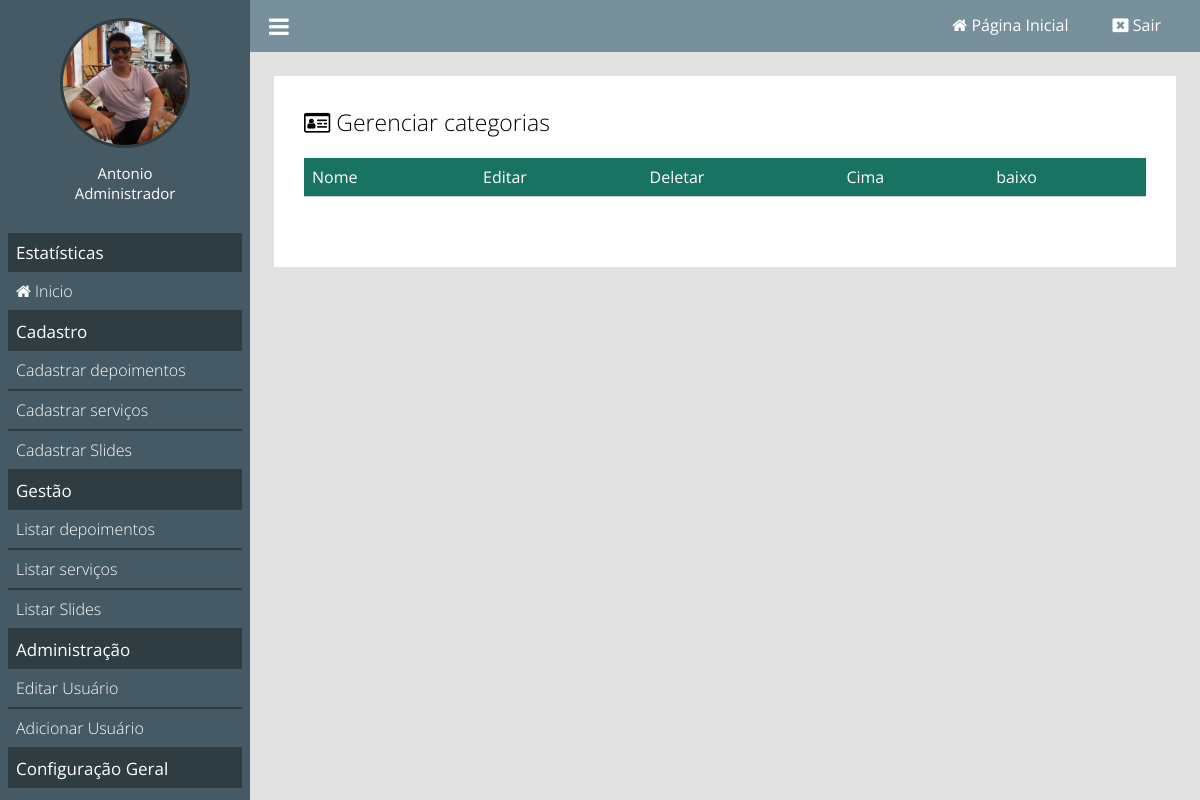
/painel/gerenciar-categorias (signed in), run on an earlier commit of the app's database.
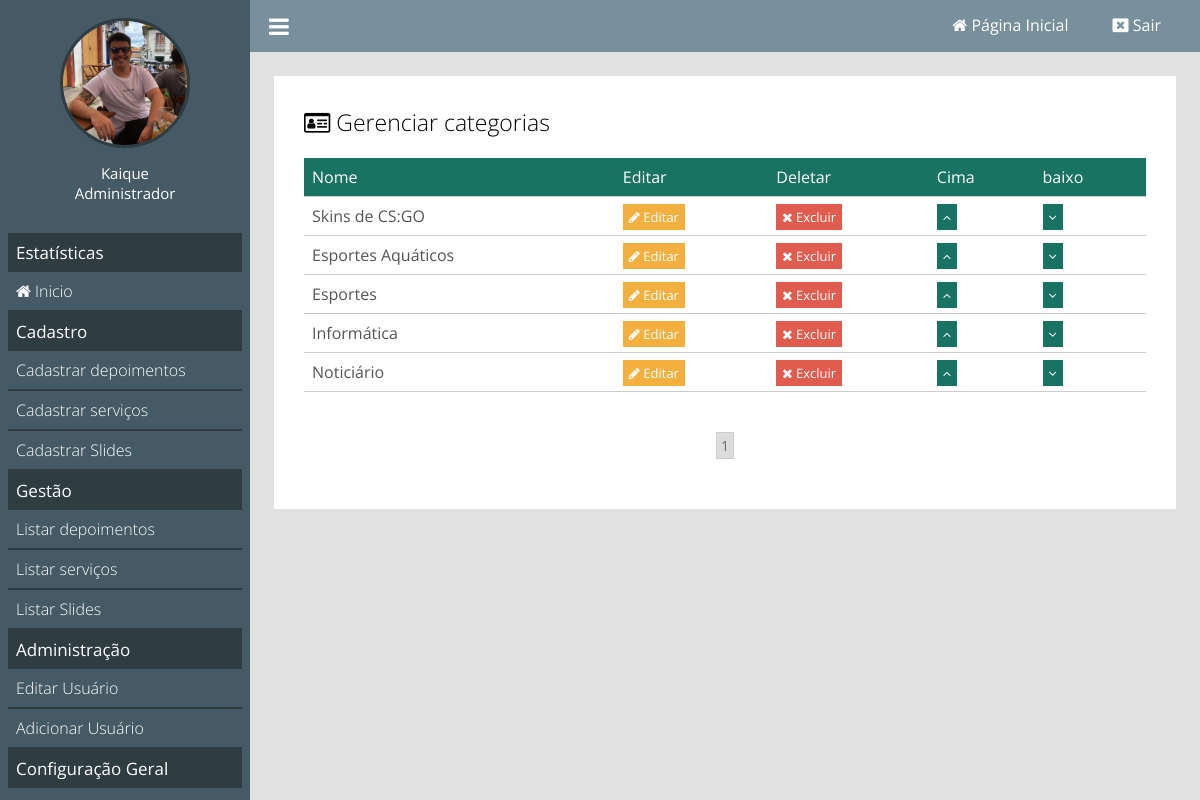
And on a later commit of the database.
### classes/MySql.php (called while the page is built)
<?php
	class MySql	{
		private static $pdo;
		public static function conectar(){
			if(self::$pdo == null){
				try{
					self::$pdo = new PDO('mysql:host='.HOST.';dbname='.DATABASE, USER, PASSWORD, array(PDO::MYSQL_ATTR_INIT_COMMAND => "SET NAMES utf8"));
					self::$pdo->setAttribute(PDO::ATTR_ERRMODE, PDO::ERRMODE_EXCEPTION);
				} catch(Exception $e){
					echo '<div class="box-erro">Erro ao se conectar</div>';
				}
			}
			return self::$pdo;
		}
	}
?>

### painel/pages/gerenciar-categorias.php (the view, shortened to what this page needs)
<?php
	$paginaAtual = isset($_GET['pagina']) ? (int)$_GET['pagina'] : 1;
	$porPagina = 5;
	$categoria = Painel::selectAll('tb_site.categorias',($paginaAtual - 1) * $porPagina,$porPagina);
?>
<div class="box-content">
	<h2><i class="fa fa-id-card-o"></i> Gerenciar categorias</h2>
	<div class="wraper-table">
	<table>
		<tr>
			<td>Nome</td>
			<td>Editar</td>
			<td>Deletar</td>
			<td>Cima</td>
			<td>baixo</td>
		</tr>
		<?php
			foreach ($categoria as $key => $value) {
		?>
			<tr>
				<td><?php echo $value['nome'];?></td>
				<td><a class="btn edit" href="<?php echo INCLUDE_PATH_PAINEL?>editar-categoria?id=<?php echo $value['id'];?>"><i class="fa fa-pencil"></i> Editar</a></td>
				<td><a actionBtn="delete" class="btn delete" href="<?php echo INCLUDE_PATH_PAINEL ?>gerenciar-categorias?excluir=<?php echo $value['id']; ?>"><i class="fa fa-times"></i> Excluir</a></td>
				<td><a class="btn order" href="<?php echo INCLUDE_PATH_PAINEL ?>gerenciar-categorias?order=up&id=<?php echo $value['id'] ?>"><i class="fa fa-angle-up"></i></a></td>
				<td><a class="btn order" href="<?php echo INCLUDE_PATH_PAINEL ?>gerenciar-categorias?order=down&id=<?php echo $value['id'] ?>"><i class="fa fa-angle-down"></i></a></td>
			</tr>
		<?php }?>
	</table>
	</div>
	<div class="paginacao">
		<?php
			$totalPaginas = ceil(count(Painel::selectAll('tb_site.categorias')) / $porPagina);
			for($i = 1; $i <= $totalPaginas; $i++){
				if($i == $paginaAtual)
					echo '<a class="page-selected" href="'.INCLUDE_PATH_PAINEL.'gerenciar-categorias?pagina='.$i.'">'.$i.'</a>';
				else
					echo '<a href="'.INCLUDE_PATH_PAINEL.'gerenciar-categorias?pagina='.$i.'">'.$i.'</a>';
			}
		?>
	</div>
</div>

### painel/index.php
<?php
	include ('../config.php');
	if(Painel::logado()==false){
		include('login.php');
	} else{
		include('main.php');
	}
?>

### painel/main.php (shortened to what this page needs)
<!DOCTYPE html>
<html>
    <head>
        <link href="<?php echo INCLUDE_PATH_PAINEL; ?>css/style.css" rel="stylesheet" />
        <link rel="stylesheet" href="https://cdnjs.cloudflare.com/ajax/libs/font-awesome/4.7.0/css/font-awesome.min.css">
    </head>
    <body>
    <div class="menu">
        <div class="menu-wraper">
            <div class="box-usuario">
                <?php
                    if($_SESSION['img'] == ''){
                ?>
                    <div class="avatar-usuario">
                        <i class="fa fa-user"></i>
                    </div>
                    <?php } else{ ?>
                        <div class="imagem-usuario">
                            <img src="<?php echo INCLUDE_PATH_PAINEL ?>uploads/<?php echo $_SESSION['img']; ?>" >
                        </div>
                    <?php }?>
                <div class="nome-usuario">
                    <p><?php echo $_SESSION['nome'];?></p>
                    <p><?php echo pegaCargo($_SESSION['cargo']);?></p>
                </div>
                <div class="items-menu">
                    <h2>Estatísticas</h2>
                    <a <?php selecionadoMenu(''); ?> href="<?php echo INCLUDE_PATH_PAINEL?>"><i class="fa fa-home"></i> Inicio</a>
                    <h2>Cadastro</h2>
                    <a <?php selecionadoMenu('cadastrar-depoimento'); ?>href="<?php echo INCLUDE_PATH_PAINEL ?>cadastrar-depoimento">Cadastrar depoimentos</a>
                    <a <?php selecionadoMenu('cadastrar-servico'); ?>href="<?php echo INCLUDE_PATH_PAINEL ?>cadastrar-servico">Cadastrar serviços</a>
                    <a <?php selecionadoMenu('cadastrar-slide'); ?>href="<?php echo INCLUDE_PATH_PAINEL ?>cadastrar-slide">Cadastrar Slides</a>
                    <h2>Gestão</h2>
                    <a <?php selecionadoMenu('listar-depoimento'); ?>href="<?php echo INCLUDE_PATH_PAINEL ?>listar-depoimento">Listar depoimentos</a>
                    <a <?php selecionadoMenu('listar-servico'); ?>href="<?php echo INCLUDE_PATH_PAINEL ?>listar-servico">Listar serviços</a>
                    <a <?php selecionadoMenu('listar-slide'); ?>href="<?php echo INCLUDE_PATH_PAINEL ?>listar-slide">Listar Slides</a>
                    <h2>Administração</h2>
                    <a <?php selecionadoMenu('editar-usuario'); ?>href="<?php echo INCLUDE_PATH_PAINEL ?>editar-usuario">Editar Usuário</a>
                    <a <?php selecionadoMenu('adicionar-usuario'); ?> <?php verificaPermissaoMenu(2); ?> href="<?php echo INCLUDE_PATH_PAINEL ?>adicionar-usuario">Adicionar Usuário</a>
                    <h2>Configuração Geral</h2>
                    <a <?php selecionadoMenu('editar-site'); ?>href="<?php echo INCLUDE_PATH_PAINEL ?>editar-site">Editar</a>
                </div>
            </div>
        </div>
    </div>
        <header>
            <div class="center">
                <div class="menu-btn">
                    <i class="fa fa-bars"></i>
                </div>
                <div class="loggout">
                    <a  <?php if(@$_GET['url'] ==''){ ?> style="background: #60727a; padding: 15px;" <?php } ?> href="<?php echo INCLUDE_PATH_PAINEL?>"><i class="fa fa-home"></i> Página Inicial</a>
                    <a href="<?php echo INCLUDE_PATH_PAINEL?>?loggout"><i class="fa fa-window-close"></i> <span>Sair </span></a>
                </div>
            </div>
        </header>
        <div class="content">
        <?php Painel::carregarPagina();?>
        </div>
    </body>
</html>

### config.php (shortened to what this page needs)
<?php
	function pegaCargo($indice){
		return Painel::$cargos[$indice];
	}
	function selecionadoMenu($par){
		$url = explode('/',@$_GET['url'])[0];
		if ($url == $par){
			echo 'class="menu-active"';
		}
	}
	function verificaPermissaoMenu($permissao){
		if ($_SESSION['cargo'] >= $permissao) {
			return;
		} else {
			echo 'style="display:none;"';
		}
	}
?>

### classes/Painel.php (shortened to what this page needs)
<?php
	class Painel{
		public static function logado(){
			return isset($_SESSION['login']) ? true : false;
		}
		public static function carregarPagina(){
			if(isset($_GET['url'])){
				$url = explode('/',$_GET['url']);
				if(file_exists('pages/'.$url[0].'.php')){
					include('pages/'.$url[0].'.php');
				} else{
					header('Location: '.INCLUDE_PATH_PAINEL);
				}
			} else {
				include('pages/home.php');
			}
		}
		public static function selectAll($tabela,$start = null,$end = null){
		    if($start == null && $end == null)
		        $sql = MySql::conectar()->prepare("SELECT * FROM `$tabela` ORDER BY order_id ASC");
		    else
		        $sql = MySql::conectar()->prepare("SELECT * FROM `$tabela` ORDER BY order_id ASC LIMIT $start,$end");
		    $sql->execute();
		    return $sql->fetchAll();
		}
	}
?>

### painel/css/style.css (style rules this page uses)
* { margin: 0; padding: 0; box-sizing: border-box; font-family: "Open Sans"; }
html, body { height: 100%; background: rgb(225, 225, 225); }
body { overflow-x: hidden; }
.center { padding:0 2%;margin:0 auto; }
.loggout { float: right; }
.loggout a { padding: 0 20px; position: relative; top: 4px; text-decoration: none; color: white; font-size: 16px; }
.loggout a > span { font-size: 16px; text-decoration: none; }
.menu-btn { float: left; cursor: pointer; font-size: 23px; color: white; }
.menu-wraper { width:250px; }
div.menu { overflow-x:hidden; overflow-y: auto; height: 100%; padding:10px 0; position: fixed; left: 0; top: 0; background: #455a64; float: left; width: 250px; }
header { position: relative; left: 250px; padding: 10px 0; background: #78909c; width: calc(100% - 250px); }
.content { width: calc(100% - 250px); position: relative; left: 250px; padding: 2%; }
.items-menu { margin-top: 30px; }
.items-menu h2 { text-align: left; font-weight: normal; font-size: 17px; background: #2F3D42; color: white; padding:8px; }
.items-menu a { display: block; text-align: left; padding: 8px; font-weight: 300; font-size: 16px; text-decoration: none; color: white; border-bottom: 2px solid #2F3D42; }
div.box-usuario { padding: 8px; text-align: center; }
.imagem-usuario { display: inline-block; width: 130px; height: 130px; position: relative; border-radius: 50%; border: 3px solid #2F3D42; }
.imagem-usuario img { position: absolute; left: 0; top: 0; width: 100%; height: 100%; border-radius: 50%; }
.nome-usuario { text-align: center; margin-top: 10px; }
.nome-usuario p { color: white; font-size: 15px; font-weight: normal; }
.box-content { background: white; padding: 30px; margin-bottom: 25px; }
.box-content h2 { font-weight: 300; font-size: 23px; }
.wraper-table { overflow-x: auto; }
table { margin: 20px 0; width: 100%; border-collapse: collapse; }
table tr:nth-of-type(1) { background: #197363; color: white; }
table tr { color: #555; border-bottom: 1px solid #ccc; }
table td { padding: 8px; }
table a.btn { text-decoration: none; padding: 4px 6px; font-size: 13px; color: white; font-weight: 400; }
.edit { background: #F4b03E }
.delete { background: #E05C4E; }
.order { background: #197363; }
.paginacao { margin:20px 0; text-align: center; }
.paginacao a { font-size: 14px; margin:0 8px; display: inline-block; padding: 3px 4px; border: 1px solid #ccc; text-decoration: none; color: #666; }
.paginacao a.page-selected { background: rgb(220,220,220); }

What changed in the data, as far as the page shows it:
added tb_site.categorias: nome "Skins de CS:GO"
added tb_site.categorias: nome "Esportes Aquáticos"
added tb_site.categorias: nome "Esportes"
added tb_site.categorias: nome "Informática"
added tb_site.categorias: nome "Noticiário"
Also different on the page:
$_SESSION['nome']: "Antonio" → "Kaique"
new list line: "1"
